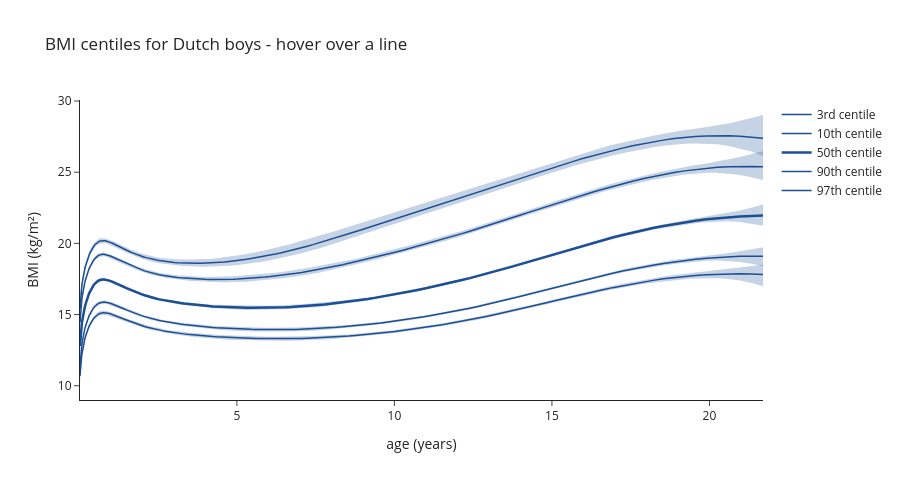

Notebook code cell kept with this figure:
### Markdown cell above
**Why it works:** the animation shows the idea behind the whole model - not one number that
changes with age but a whole shape that moves, widens and becomes lopsided. At 1 month the curve
is nearly symmetric (2.6 units from the median to the 97th, 2.1 to the 3rd); at 4 years the
heavy side is already longer (3.0 vs 2.1); at 21 it is wide and lopsided (5.5 vs 4.1). The
thin curves wobble visibly only at the ends of the age range, where the chart is least
certain. **What it hides:** it cannot be printed, and a reader who watches only once misses the
spread of the thin curves; the growth chart in 9.1 is its static partner.

### 9.5 Hover over the chart

For a reader at a screen: hover over any line to get the sentence the chart is supposed to
say, with the likely range of the line at that age. (Interactive in JupyterLab or VS Code;
plotly.js loads from a CDN.)

### Code cell
q_lo, q_md, q_hi = (np.quantile(CB, v, axis=1) for v in (0.05, 0.5, 0.95))   # (centile, age)
fig = go.Figure()
for i, q in enumerate(CENTILES):
    fig.add_trace(go.Scatter(x=np.r_[AGE_GRID, AGE_GRID[::-1]], y=np.r_[q_hi[i], q_lo[i][::-1]], fill="toself",
                             fillcolor="rgba(28,79,148,0.25)", line=dict(width=0), hoverinfo="skip", showlegend=False))
    fig.add_trace(go.Scatter(
        x=AGE_GRID, y=q_md[i], mode="lines", line=dict(color=BLUE_DARK, width=2.5 if q == 0.5 else 1.5),
        name=f"{ordinal(q)} centile", customdata=np.c_[q_lo[i], q_hi[i]],
        hovertemplate=(f"Age %{{x:.1f}} years: {HOVER[q]} have a BMI below %{{y:.1f}}"
                       "<br>(likely somewhere between %{customdata[0]:.1f} and %{customdata[1]:.1f})<extra></extra>")))
fig.update_layout(title="BMI centiles for Dutch boys - hover over a line", xaxis_title="age (years)",
                  yaxis_title="BMI (kg/m²)", template="simple_white", height=480, hovermode="closest")
fig.show()

### Figure 1 — Plotly figure (JSON) as saved in the notebook; plotly's stock layout.template omitted (floating-point values rounded to 4 significant figures; data arrays with more than 128 entries replaced by an {"elided": "..."} marker saying what was removed)
{"data": [{"fill": "toself", "fillcolor": "rgba(28,79,148,0.25)", "hoverinfo": "skip", "line": {"width": 0}, "showlegend": false, "type": "scatter", "x": {"elided": "320 float values"}, "y": {"elided": "320 float values"}}, {"customdata": {"elided": "160x2 float values"}, "hovertemplate": "Age %{x:.1f} years: 3 in 100 boys have a BMI below %{y:.1f}<br>(likely somewhere between %{customdata[0]:.1f} and %{customdata[1]:.1f})<extra></extra>", "line": {"color": "#1c4f94", "width": 1.5}, "mode": "lines", "name": "3rd centile", "type": "scatter", "x": {"elided": "160 float values"}, "y": {"elided": "160 float values"}}, {"fill": "toself", "fillcolor": "rgba(28,79,148,0.25)", "hoverinfo": "skip", "line": {"width": 0}, "showlegend": false, "type": "scatter", "x": {"elided": "320 float values"}, "y": {"elided": "320 float values"}}, {"customdata": {"elided": "160x2 float values"}, "hovertemplate": "Age %{x:.1f} years: 10 in 100 boys have a BMI below %{y:.1f}<br>(likely somewhere between %{customdata[0]:.1f} and %{customdata[1]:.1f})<extra></extra>", "line": {"color": "#1c4f94", "width": 1.5}, "mode": "lines", "name": "10th centile", "type": "scatter", "x": {"elided": "160 float values"}, "y": {"elided": "160 float values"}}, {"fill": "toself", "fillcolor": "rgba(28,79,148,0.25)", "hoverinfo": "skip", "line": {"width": 0}, "showlegend": false, "type": "scatter", "x": {"elided": "320 float values"}, "y": {"elided": "320 float values"}}, {"customdata": {"elided": "160x2 float values"}, "hovertemplate": "Age %{x:.1f} years: half of all boys have a BMI below %{y:.1f}<br>(likely somewhere between %{customdata[0]:.1f} and %{customdata[1]:.1f})<extra></extra>", "line": {"color": "#1c4f94", "width": 2.5}, "mode": "lines", "name": "50th centile", "type": "scatter", "x": {"elided": "160 float values"}, "y": {"elided": "160 float values"}}, {"fill": "toself", "fillcolor": "rgba(28,79,148,0.25)", "hoverinfo": "skip", "line": {"width": 0}, "showlegend": false, "type": "scatter", "x": {"elided": "320 float values"}, "y": {"elided": "320 float values"}}, {"customdata": {"elided": "160x2 float values"}, "hovertemplate": "Age %{x:.1f} years: 90 in 100 boys have a BMI below %{y:.1f}<br>(likely somewhere between %{customdata[0]:.1f} and %{customdata[1]:.1f})<extra></extra>", "line": {"color": "#1c4f94", "width": 1.5}, "mode": "lines", "name": "90th centile", "type": "scatter", "x": {"elided": "160 float values"}, "y": {"elided": "160 float values"}}, {"fill": "toself", "fillcolor": "rgba(28,79,148,0.25)", "hoverinfo": "skip", "line": {"width": 0}, "showlegend": false, "type": "scatter", "x": {"elided": "320 float values"}, "y": {"elided": "320 float values"}}, {"customdata": {"elided": "160x2 float values"}, "hovertemplate": "Age %{x:.1f} years: 97 in 100 boys have a BMI below %{y:.1f}<br>(likely somewhere between %{customdata[0]:.1f} and %{customdata[1]:.1f})<extra></extra>", "line": {"color": "#1c4f94", "width": 1.5}, "mode": "lines", "name": "97th centile", "type": "scatter", "x": {"elided": "160 float values"}, "y": {"elided": "160 float values"}}], "layout": {"height": 480, "hovermode": "closest", "title": {"text": "BMI centiles for Dutch boys - hover over a line"}, "xaxis": {"title": {"text": "age (years)"}}, "yaxis": {"title": {"text": "BMI (kg/m²)"}}}}
